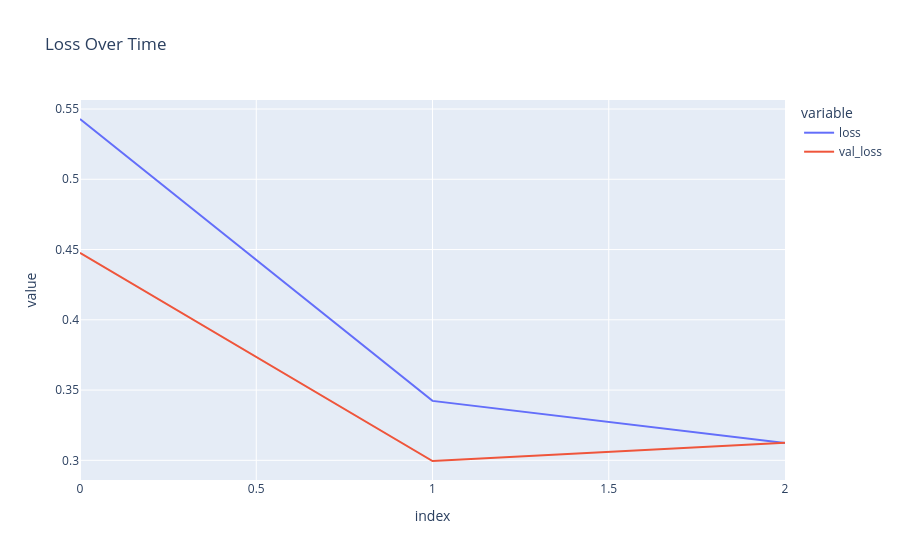

The notebook cell saved with this chart:
### Markdown cell above
### Results

### Code cell
fig = px.line(
    history.history,
    y=['loss', 'val_loss'],
    labels={'x': 'Epoch', 'y': 'Loss'},
    title='Loss Over Time'
)
fig.show()

### Figure 1 — Plotly figure (JSON) as saved in the notebook; plotly's stock layout.template omitted (floating-point values rounded to 4 significant figures)
{"data": [{"hovertemplate": "variable=loss<br>index=%{x}<br>value=%{y}<extra></extra>", "legendgroup": "loss", "line": {"color": "#636efa", "dash": "solid"}, "marker": {"symbol": "circle"}, "mode": "lines", "name": "loss", "orientation": "v", "showlegend": true, "type": "scatter", "x": [0, 1, 2], "xaxis": "x", "y": [0.5429, 0.3423, 0.3123], "yaxis": "y"}, {"hovertemplate": "variable=val_loss<br>index=%{x}<br>value=%{y}<extra></extra>", "legendgroup": "val_loss", "line": {"color": "#EF553B", "dash": "solid"}, "marker": {"symbol": "circle"}, "mode": "lines", "name": "val_loss", "orientation": "v", "showlegend": true, "type": "scatter", "x": [0, 1, 2], "xaxis": "x", "y": [0.4477, 0.2995, 0.3126], "yaxis": "y"}], "layout": {"legend": {"title": {"text": "variable"}, "tracegroupgap": 0}, "title": {"text": "Loss Over Time"}, "xaxis": {"anchor": "y", "domain": [0, 1], "title": {"text": "index"}}, "yaxis": {"anchor": "x", "domain": [0, 1], "title": {"text": "value"}}}}
